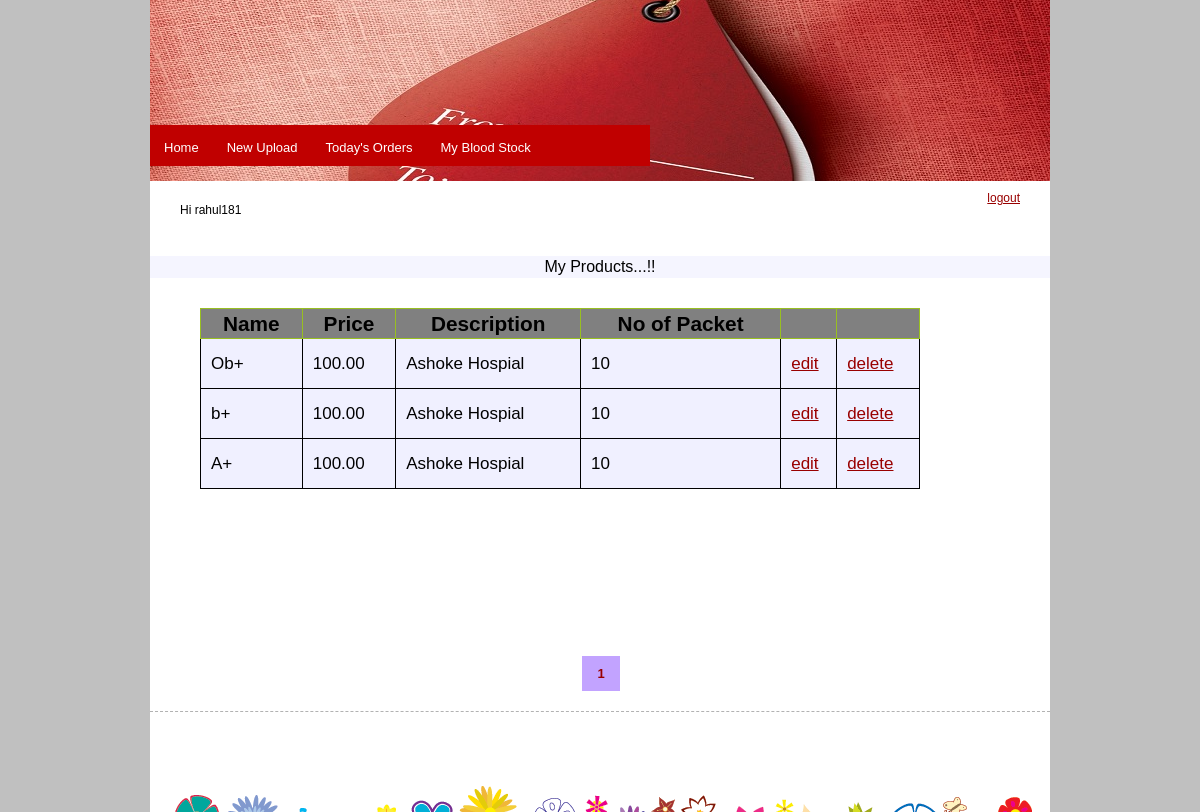
Page /supplier/view_product.php (signed in) on the committed database.
### tables this page shows
CREATE TABLE IF NOT EXISTS `product` (
`productID` int(10) unsigned NOT NULL,
  `name` varchar(20) DEFAULT NULL,
  `code` varchar(20) DEFAULT NULL,
  `unitPrice` float(7,2) DEFAULT NULL,
  `description` tinytext,
  `packet` int(6),
  `status` tinyint(3) unsigned DEFAULT NULL,
  `suppDate` date NOT NULL,
  `supId` varchar(30) NOT NULL
);

### supplier/view_product.php (the view, shortened to what this page needs)
<?php
if (isset ( $_GET ['page'] )) {
	$page = $_GET ['page'];
} elseif (isset ( $_POST ['page'] )) {
	$page = $_POST ['page'];
} else {
	$page = 1;
}
$record_per_page = 5;
$start_from = ($page - 1) * $record_per_page;
?>
<html>
<head>
<link rel="stylesheet" type="text/css" href="../style.css" />
</head>
<body>
	<div id="wrap">
		<div class="header">
			<div id="menu">
				<?php include_once 'menu_content.php';?>
			</div>
		</div>
		<div class="center_content">
		<?php
		if (isset ( $_SESSION ['supplier'] )) {
			include_once 'user_welcome.php';
		}
		?>
			<div class="left_content">
			<div id="msg"> My Products...!!</div>
<?php
$supId = $_SESSION ['supplier'];
$sql = "select * from product where supId=? order by productID DESC limit $start_from,$record_per_page";
$conn = Database::connect ();
$stmt = $conn->prepare ( $sql );
$stmt->execute ( array (
		$supId
) );
echo '<table class="cart_table">';
echo '<tr><th>Name</th><th>Price</th><th>Description</th><th>No of Packet</th><th></th><th></th></tr>';
foreach ( $stmt->fetchAll ( PDO::FETCH_CLASS, 'product' ) as $r ) {
	echo '<tr>';
	echo '<td>' . $r->name . '</td>';
	echo '<td>' . $r->unitPrice . '</td>';
	echo '<td>' . $r->description . '</td>';
	echo '<td>' . $r->packet . '</td>';
	echo '<td><a href="edit_product.php?productID=' . $r->productID . '&page=' . $page . '">edit</a></td>';
	echo '<td><a href="delete_product.php?productID=' . $r->productID . '&page=' . $page . '">delete</a></td>';
	echo '</tr>';
}
echo '</table>';
?>
	</div>
			<div id="paging">
	<?php
	$supId = $_SESSION ['supplier'];
	$sql = "select count(*) from product where supId='" . $supId . "'";
	$result = $conn->query ( $sql );
	$total_record = $result->fetchColumn ();
	$totalPages = ceil ( $total_record / $record_per_page );
	for($i = 1; $i <= $totalPages; $i ++) {
		echo "<a href='view_product.php?page=" . $i . "'>" . $i . "</a>";
	}
	?>
	</div>
		</div>
		<div>
		<?php include_once '../footer.php';?>
		</div>
	</div>
</body>
</html>

### supplier/menu_content.php
<ul>
	<li><a href="../index.php">Home</a></li>
	<li><a href="newProduct.php">New Upload</a></li>
	<li><a href="todaysorder.php">Today's Orders</a></li>
	<li><a href="view_product.php">My Blood Stock</a></li>
</ul>

### supplier/user_welcome.php
<div id="user_welcome">
	<div class="user"><p>Hi <?php echo $_SESSION['supplier']?></p></div>
	<div class="logout">
		<a href="logout.php">logout</a>
	</div>
</div>

### footer.php
<div class="footer">
	<div class="left_footer">
		<img src="" alt="" /><br /> <a
			href="http://csscreme.com"><img src="" alt=""
			border="0" /></a>
	</div>
</div>

### style.css (style rules this page uses)
body { background-color: #c0c0c0; font-family: Arial, Helvetica, sans-serif; padding: 0; font-size: 12px; margin: 0px; color: #000000; }
a { color: #990000; }
#wrap { width: 900px; height: auto; margin: auto; background-color: #FFFFFF; }
.left_content { min-height: 400px; text-align: center; padding-top:1px; clear: both; }
.header { width: 900px; height: 181px; background: url(img/about.jpg) no-repeat center; position: relative; }
#menu { width: 500px; height: 41px; margin: 125px 0 0 0px; padding: 0px; background-color: #C00000; clear: left; position: absolute; }
#menu ul { display: block; list-style: none; padding: 9px 0 0 0px; margin: 0px; }
#menu ul li { display: inline; padding: 0px; margin: 0px; height: 27px; }
#menu ul li a { height: 27px; display: block; padding: 0px 10px 0 10px; margin: 0 4px 0 4px; _margin: 0 2px 0 2px; float: left; text-decoration: none; text-align: center; color: #fff; font-size: 13px; line-height: 27px; }
.center_content { width: 900px; padding: 0px; margin: auto; height: auto; }
.cart_table { margin-top: 30px; margin-left: 50px; border-collapse: collapse; border: 1px solid black; width: 80%; clear: both; background-color: #F0F0FF }
.cart_table th { font-size: 1.3em; border: 1px solid #98bf21; padding: 3px 7px 2px 7px; height: 20px; background-color: graytext; }
.cart_table tr td { border: 1px solid black; height: 50px; font-size: 17px; padding-left: 10px; }
.footer { height: 100px; border-top: 1px #b2b2b2 dashed; background: url(images/footer_bg.gif) no-repeat bottom; }
.left_footer { float: left; padding: 10px 0 0 10px; }
.footer a { text-decoration: none; padding: 0 5px 0 5px; color: #afaeaf; }
#user_welcome { width:100%; margin-top:10px; padding:0px; }
.user { float: left; width:450px; }
.user p { float: left; padding-left: 30px; height: 20px; }
.logout { float: right; width:450px; }
.logout a { float: right; padding-right: 30px; height: 20px; }
#msg { margin-top: 20px; background-color: #F5F5FF; padding: 2px 0 2px 0; text-align: center; font-size: 16px; }

### supplier/view_product.php (style rules this page uses)
#paging { margin: 30px 0 30px 0; text-align: center; }
#paging a { text-decoration: none; margin: 0px; padding: 10px 15px 10px 15px; background-color: #C2A3FF; margin-left: 2px; font-size: 13px; font-weight: bold; }

### rows in the picture
product: name "Ob+", unitPrice "100.00", description "Ashoke Hospial", packet "10"
product: name "b+", unitPrice "100.00", description "Ashoke Hospial", packet "10"
product: name "A+", unitPrice "100.00", description "Ashoke Hospial", packet "10"

### other values in the picture
$_SESSION['supplier'] "rahul181"
